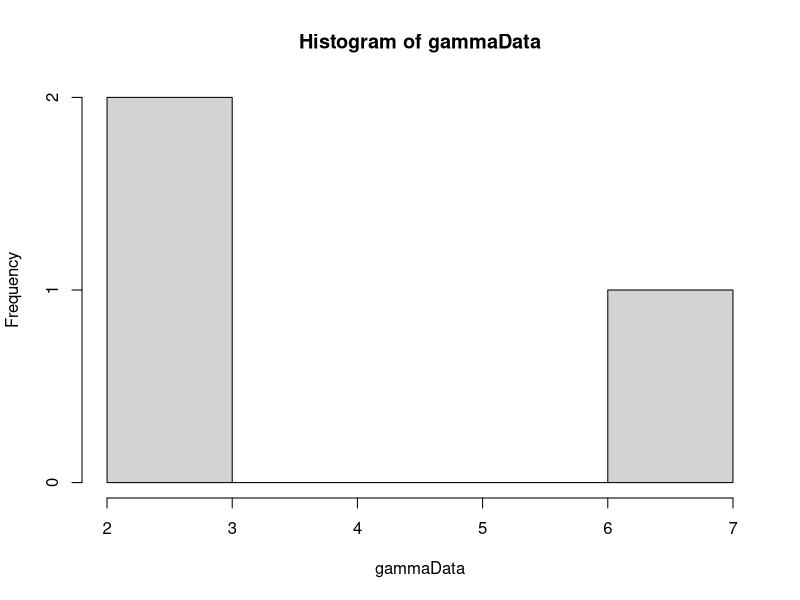

R code for this plot: (Note: this script raises an error after producing the figure.)
library(MCMCpack)


calcWeight <- function(u, alpha) {
  # Calculates weight for given u and alpha.
  # 
  # Args:
  #   u: A vector.
  #   alpha: A scalar.
  #   
  # Returns:
  #   The weight value. A scalar.
  gammaInv = rep(0, length(u))
  diffGammaInv = rep(0, length(u))
  for(i in 1:length(u)) {
    gammaInv[i] = invGammaCumulative(u[i], alpha)
    diffGammaInv[i] = diffAlphaInvGammaCumulative(u[i], alpha)
  }
  pi = getPiValue()
  weight = pi/((1/length(gammaInv))*(sum(diffGammaInv/gammaInv)) - sum(diffGammaInv)/sum(gammaInv))
  return(weight)
}

getPiValue <- function() {
  # get value of pi function to be used in calculation of weights.
  # 
  # Returns:
  #   A scalar value.
  if (piValue == "constant") {
    return(1)
  } else if (piValue == "jeffrey") {
    # Return jeffrey prior
    return(sqrt((1/(estAlpha[sampleIndex]^2)) + (1/(2-(exp(estAlpha[sampleIndex]) + exp(-estAlpha[sampleIndex]))))))
  } else if (piValue == "betaOption") {
    return(estBeta)
  } else if (piValue == "alphaOption") {
    return(estAlpha[sampleIndex])
  }
}

calcPhi <- function(u, alpha) {
  xValue = rep(0, length(u))
  for(i in 1:length(u)) {
    xValue[i] = invGammaCumulative(u[i], alpha)
  }
  return(calcPhiGivenX(xValue))
}

calcPhiGivenX <- function(x) {
  # Calc phi value for a vector x.
  # 
  # Args:
  #   x: A vector of data.
  #   
  # Returns:
  #  A scalar.
  
  if(phiOption == "probValueOption") {
    phiPoint = rep(0, length(x))
    for(i in 1:length(x)) {
      phiPoint[i] = getPhiValue(x[i])
    }
    return(sum(phiPoint)/length(phiPoint))  
  } 
  return(-1)
}


getPhiValue <- function(xValue) {
  return(xValue > probValue)
}

invGammaCumulative <- function(u, alpha) {
  # Finds the inverse of the cumulative gamma.
  # 
  # Args:
  #   u: Scalar value.
  #   alpha: Scalar value.
  #   
  # Returns:
  #   A scalar. The inverse value given u and alpha.
  x = 0
  stepSize = 0.1
  tolerance = 0.00001
  direction = 1
  integralValue = 0
  
  while(abs(integralValue - u) > tolerance){
    x = x + direction*stepSize
    if(x<0) {
      x = 0
      direction = 1
    }
    
    if(method == "integrate") {
      integralv = integrate(gammaDensity, 0, x)
      integralValue = integral$valuev
    } else if(method == "pgamma") {
      integralv = pgamma(x, shape=alpha, scale=1)
      integralValue = integralv
    }
    
    
    # Going left and pass the point
    if ((u > integralValue) && (direction == -1)) {
      stepSize = stepSize/2
      direction = 1
    }
    
    # Going right and pass the point
    if ((u < integralValue) && (direction == 1)) {
      stepSize = stepSize/2
      direction = -1
    }
  }
  return(x)
}

diffAlphaInvGammaCumulative <- function(u, alpha) {
  # Derivative of gamma distribution with respect to alpha.
  # 
  # Args:
  #   u: Scalar between 0 and 1.
  #   alpha: Scalar larger than 0.
  #   
  # Returns:
  #   Scalar value. Derivative at point alpha.
  firstPoint = invGammaCumulative(u,alpha)
  secondPoint = invGammaCumulative(u, alpha + alphaHStep)
  return((secondPoint - firstPoint)/alphaHStep)
}

calcDerivateFunction <- function(u, alphaValue) {
  # Analytically find the derivative of cumulative inverse.
  # 
  # Args:
  #   u: Scalar value between 0 and 1.
  #   alphaValue: Scalar value.
  #   
  # Returns:
  #   A scalar value.
  largeFInv = invGammaCumulative(u, alphaValue)
  integralPart = integrate(integralFunction, 0, largeFInv)
  return((digamma(alphaValue)*u - integralPart$value)*gamma(alphaValue)/((largeFInv^(alphaValue - 1))*exp(-largeFInv)))
}

integralFunction <- function(y) {
  # Function to be integrated.
  return(log(y)*(y^(alphaValue - 1))*exp(-y)/gamma(alphaValue))
}

optimfindAlpha <- function() {
  if((calcValueTau2(u, alphaUpperBound) < s2) || (calcValueTau2(u, alphaLowerBound) > s2)) {
    return(-1)
  }
  return(optim(c(0.1), optimFunction, lower=alphaLowerBound, upper=alphaUpperBound, method="Brent")$par)
}

optimFunction <- function(alpha) {
  return(abs(s2-calcValueTau2(u, alpha)))
}

findAlpha <- function(s2, u) {
  # Function to calculate alpha value
  # 
  # Args:
  #   s2: Scalar value of sufficient statistic
  #   u: A vector
  #   
  # Returns:
  #   A scalar value of alpha.
  
  alphaValue = 0.1
  stepSize = 1
  direction = 1
  tolerance = 0.0001
  tau2Value = 0
  prevTau2Value = 0
  it = 0
  while(abs(s2 - tau2Value) > tolerance) {
    it = it + 1
    alphaValue = alphaValue + direction*stepSize
    if(alphaValue<=0) {
      alphaValue = 0.1
      direction = 1
    }
    prevTau2Value = tau2Value
    tau2Value = calcValueTau2(u, alphaValue)
    if ((s2 > tau2Value) && (direction == -1)) {
      stepSize = stepSize/2
      direction = 1
    }
    
    if ((s2 < tau2Value) && (direction == 1)) {
      stepSize = stepSize/2
      direction = -1
    }
    
    if(isAlphaOutsideValidInterval(alphaValue, direction)) {
      return(-1)
    }  
    if(it==100) {
      return(-1)
    }
    
  }
  
  return(alphaValue)
}

isAlphaOutsideValidInterval <- function(alphaValue, direction) {
  # Function to check if the alphaValue is outside allowed interval.
  # 
  # Args:
  #   alphaValue: A scalar value
  #   direction: A scalar value. Either 1 or -1.
  #   
  # Returns:
  #   Boolean value.
  return((alphaValue < alphaLowerBound && direction == -1) || (alphaValue > alphaUpperBound && direction == 1))
}

findBeta <- function(s1, u, alphaValue) {
  # Calculates beta
  # 
  # Args:
  #   s1: Scalar value.
  #   u: Vector of values between 0 and 1.
  #   alphaValue: Scalar value.
  #   
  # Returns:
  #   A scalar value.
  largeFInv = rep(0, length(u))
  for(i in 1:length(u)) {
    largeFInv[i] = invGammaCumulative(u[i], alphaValue)
  }
  return(s1*length(u)/(sum(largeFInv)))
}

calcValueTau2 <- function(u, alphaValue) {
  largeFInv = rep(0, length(u))
  for(i in 1:length(u)) {
    largeFInv[i] = invGammaCumulative(u[i], alphaValue)
  }
  return(length(u)*((prod(largeFInv))^(1/length(u)))/sum(largeFInv))
}

calcValueTau2Method2 <- function(x) {
  return(length(x)*((prod(x))^(1/length(x)))/sum(x))
}

gibbsSampling <- function(xInit) {
  sumX = sum(xInit)
  prodX = prod(xInit)
  NUM_ITERATIONS = 5000
  xCurrent = xInit
  for(i in 1:NUM_ITERATIONS) {
    x1 = runif(1)*sumX
    if(isValidX1Proposal(x1, sumX, prodX)) {
      roots = findRoots(x1, sumX, prodX)
      x2 = roots[1]
      x3 = roots[2]
      xProposal = c(x1, x2, x3)
      alphaMetHastings = findAlphaMetHastings(xCurrent, xProposal)
      acceptProb = runif(1)
      if(acceptProb <= alphaMetHastings) {
        xCurrent = xProposal
      }
    }
  }
  return(xCurrent)
}

isValidX1Proposal <- function(x1, sumX, prodX) {
  return((x1^3 - 2*sumX*x1^2 + (sumX^2)*x1 - 4*prodX) > 0)
}

findRoots <- function (x1, sumX, prodX) {
  root1 = ((sumX - x1) + sqrt( (sumX - x1)^2 - 4*prodX/x1 ))/2
  root2 = ((sumX - x1) - sqrt( (sumX - x1)^2 - 4*prodX/x1 ))/2
  return(c(root1, root2))
}

findAlphaMetHastings <- function(xCurrent, xProposal) {
  piProp = 1/(xProposal[1]*sqrt((sum(xProposal)  - xProposal[1])^2 - 4*prod(xProposal)/xProposal[1] ))
  piCurrent = 1/(xCurrent[1]*sqrt((sum(xCurrent)  - xCurrent[1])^2 - 4*prod(xCurrent)/xCurrent[1] ))
  return(min(1, piProp/piCurrent))
}

alpha = 2
beta = 2
hStep = 0.01
alphaHStep = 0.01
method = "pgamma"
NUM_SAMPLES = 1000
NUM_POINTS = 3
alphaUpperBound = 20
alphaLowerBound = 0.05
# Pi is used in calculation of weights
# Options are:
#   "constant"
#   "betaOption"
#   "jeffrey"
#   "alphaOption"
piValue = "jeffrey"

# Generate data
gammaData = rgamma(NUM_POINTS, shape=alpha, scale = beta)
hist(gammaData)
# Calculation of statistics
s1 = sum(gammaData)/NUM_POINTS
s2 = NUM_POINTS*((prod(gammaData))^(1/NUM_POINTS))/sum(gammaData)
# w statistic obs. Not to be used yet.
wObs = calcPhiGivenX(gammaData)

# Generation of samples
phi = rep(0, NUM_SAMPLES)
# Phi options:
# x larger than a: "probValueOption2
# x1 times x2 div x3: "x1x2divX4Option"
phiOption = "probValueOption"
# Phi is the prob that X>probValue
probValue = 2


weightsW = rep(0, NUM_SAMPLES)
sampleIndex = 1
iterationNumber = 0
estAlpha = rep(0, NUM_SAMPLES)
estBeta = 0
while(sampleIndex <= NUM_SAMPLES) {
  u = runif(NUM_POINTS)
  estAlpha[sampleIndex] = optimfindAlpha()
  if(estAlpha[sampleIndex] != -1) {
    estBeta = findBeta(s1, u, estAlpha[sampleIndex])
    weightsW[sampleIndex] = abs(calcWeight(u, estAlpha[sampleIndex]))
    phi[sampleIndex] = calcPhi(u, estAlpha[sampleIndex])
    
    sampleIndex = sampleIndex + 1
    print(sampleIndex)
    
  }
  #print(iterationNumber)
  iterationNumber = iterationNumber + 1
}
alphaAcceptance = (sampleIndex-1)/iterationNumber
hist(weightsW, breaks = 300)
expectedPhi = sum(phi*weightsW)/sum(weightsW)
plot(estAlpha, weightsW)
unweightedExpectedPhi = sum(phi)/NUM_SAMPLES

# Gibbs sampling
NUM_GIBBS_SAMPLES = 1000
xSample = gammaData
phiGibbs = rep(0, NUM_GIBBS_SAMPLES)
gibbsObslargerWObs = 0
for(i in 1:NUM_GIBBS_SAMPLES) {
  xSample = gibbsSampling(xSample)
  phiGibbs[i] = calcPhiGivenX(xSample)
  if(phiGibbs[i] >= wObs) {
    gibbsObslargerWObs = gibbsObslargerWObs + 1
  }
  print(i)
}
gibbsPvalue = gibbsObslargerWObs/NUM_GIBBS_SAMPLES
averagePhiGibbs = sum(phiGibbs)/NUM_GIBBS_SAMPLES
